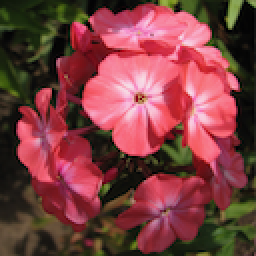
#> input picture bunga/0001.png, 128 x 128 px, found by its file name (shown 2 times larger)
$ jupyter execute ip_gradien.ipynb   (older library calls are emulated)
#> lines starting #> are read from the running program, lines starting #| are printed output that depends on the picture
<a href="https://colab.research.google.com/github/robbi621/temu_kembali_citra/blob/main/image_processing/ip_gradien.ipynb" target="_parent"></a>

[cell 1]
from google.colab import drive
drive.mount('/content/drive')

[cell 2]
# import the necessary packages
import matplotlib.pyplot as plt
import numpy as np
import cv2

Function to display images in Jupyter Notebooks and Google Colab

[cell 3]
def plt_imshow(title, image):
	# convert the image frame BGR to RGB color space and display it
	image = cv2.cvtColor(image, cv2.COLOR_BGR2RGB)
	plt.imshow(image)
	plt.title(title)
	plt.grid(False)
	plt.show()

Implementing Sobel and Scharr kernels with OpenCV

[cell 4]
# # construct the argument parser and parse the arguments
# ap = argparse.ArgumentParser()
# ap.add_argument("-i", "--image", type=str, required=True,
# 	help="path to input image")
# ap.add_argument("-s", "--scharr", type=int, default=0,
# 	help="path to input image")

# since we are using Jupyter Notebooks we can replace our argument
# parsing code with *hard coded* arguments and values
args = {
	"image": "/content/drive/MyDrive/TKC/0001.png",
    "scharr": 0
}

[cell 5]
# load the image, convert it to grayscale, and display the original
# grayscale image
image = cv2.imread(args["image"])
#> image is the input picture: shape (128, 128, 3); mean B, G, R 64.3, 63.1, 124
gray = cv2.cvtColor(image, cv2.COLOR_BGR2GRAY)
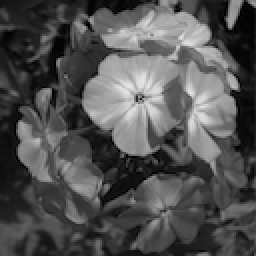
#> gray: shape (128, 128) (shown 2 times larger); min 0, max 229, mean 81.4
plt_imshow("Gray", gray)

[cell 6]
# set the kernel size, depending on whether we are using the Sobel
# operator of the Scharr operator, then compute the gradients along
# the x and y axis, respectively
ksize = -1 if args["scharr"] > 0 else 3
gX = cv2.Sobel(gray, ddepth=cv2.CV_32F, dx=1, dy=0, ksize=ksize)
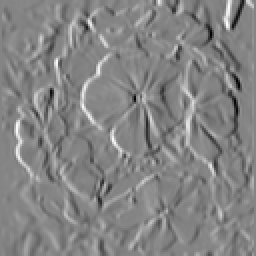
#> gX: shape (128, 128) float32 (shown 2 times larger); min -615, max 568, mean -0.1; drawn with min black and max white
gY = cv2.Sobel(gray, ddepth=cv2.CV_32F, dx=0, dy=1, ksize=ksize)
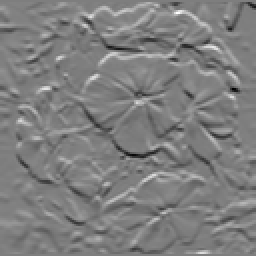
#> gY: shape (128, 128) float32 (shown 2 times larger); min -629, max 636, mean 0.1; drawn with min black and max white

# the gradient magnitude images are now of the floating point data
# type, so we need to take care to convert them back a to unsigned
# 8-bit integer representation so other OpenCV functions can operate
# on them and visualize them
gX = cv2.convertScaleAbs(gX)
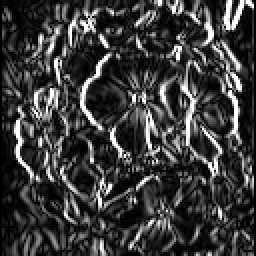
#> gX: shape (128, 128) (shown 2 times larger); min 0, max 255, mean 59.4
gY = cv2.convertScaleAbs(gY)
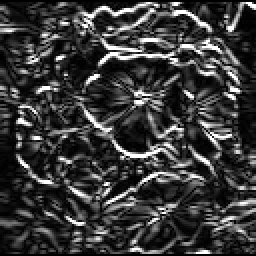
#> gY: shape (128, 128) (shown 2 times larger); min 0, max 255, mean 57.3

# combine the gradient representations into a single image
combined = cv2.addWeighted(gX, 0.5, gY, 0.5, 0)
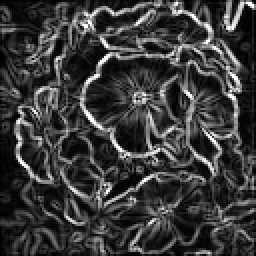
#> combined: shape (128, 128) (shown 2 times larger); min 0, max 255, mean 58.3

# show our output images
plt_imshow("Sobel/Scharr X", gX)
plt_imshow("Sobel/Scharr Y", gY)
plt_imshow("Sobel/Scharr Combined", combined)

Computing gradient magnitude and orientation with OpenCV

[cell 7]
# load the input image and convert it to grayscale
image = cv2.imread(args["image"])
gray = cv2.cvtColor(image, cv2.COLOR_BGR2GRAY)

# compute gradients along the x and y axis, respectively
gX = cv2.Sobel(gray, cv2.CV_64F, 1, 0)
gY = cv2.Sobel(gray, cv2.CV_64F, 0, 1)

# compute the gradient magnitude and orientation
magnitude = np.sqrt((gX ** 2) + (gY ** 2))
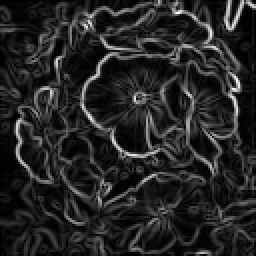
#> magnitude: shape (128, 128) float64 (shown 2 times larger); min 0, max 652.2, mean 96.8; drawn with min black and max white
orientation = np.arctan2(gY, gX) * (180 / np.pi) % 180
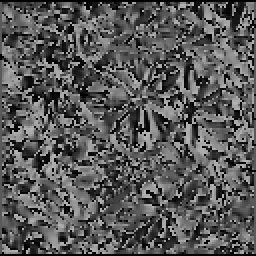
#> orientation: shape (128, 128) float64 (shown 2 times larger); min 0, max 179.9, mean 87.8

[cell 8]
# initialize a figure to display the input grayscale image along with
# the gradient magnitude and orientation representations, respectively
(fig, axs) = plt.subplots(nrows=1, ncols=3, figsize=(8, 4))

# plot each of the images
axs[0].imshow(gray, cmap="gray")
axs[1].imshow(magnitude, cmap="jet")
axs[2].imshow(orientation, cmap="jet")

# set the titles of each axes
axs[0].set_title("Grayscale")
axs[1].set_title("Gradient Magnitude")
axs[2].set_title("Gradient Orientation [0, 180]")

# loop over each of the axes and turn off the x and y ticks
for i in range(0, 3):
	axs[i].get_xaxis().set_ticks([])
	axs[i].get_yaxis().set_ticks([])

# show the plots
plt.tight_layout()
plt.show()

$ run again, with bunga/0002.png copied over bunga/0001.png
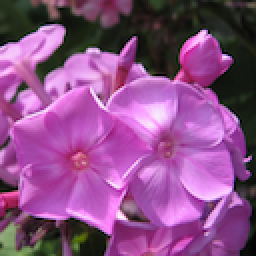
#> input picture bunga/0002.png, 128 x 128 px, found by its file name (shown 2 times larger)
#> image is the input picture: shape (128, 128, 3); mean B, G, R 135.1, 78.9, 139.8
#> `magnitude = np.sqrt((gX ** 2) + (gY ** 2))`:
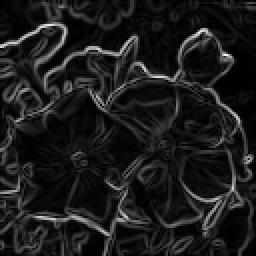
#> magnitude: shape (128, 128) float64 (shown 2 times larger); min 0, max 910.6, mean 101.1; drawn with min black and max white
#> `orientation = np.arctan2(gY, gX) * (180 / np.pi) % 180`:
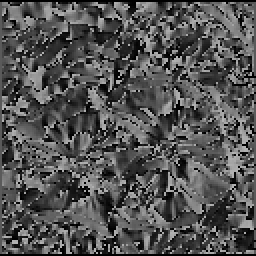
#> orientation: shape (128, 128) float64 (shown 2 times larger); min 0, max 179.8, mean 82.9

$ run again, with bunga/0003.png copied over bunga/0001.png
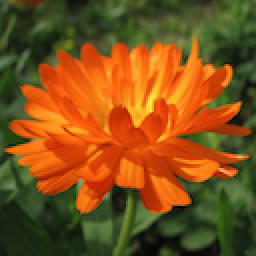
#> input picture bunga/0003.png, 128 x 128 px, found by its file name (shown 2 times larger)
#> image is the input picture: shape (128, 128, 3); mean B, G, R 26.1, 80.8, 126.9
#> `magnitude = np.sqrt((gX ** 2) + (gY ** 2))`:
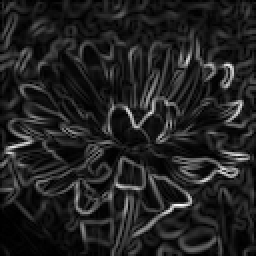
#> magnitude: shape (128, 128) float64 (shown 2 times larger); min 0, max 550, mean 73; drawn with min black and max white
#> `orientation = np.arctan2(gY, gX) * (180 / np.pi) % 180`:
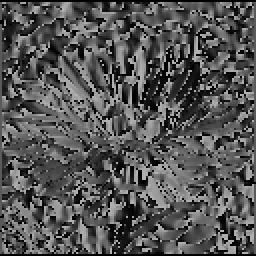
#> orientation: shape (128, 128) float64 (shown 2 times larger); min 0, max 179.8, mean 84.6
